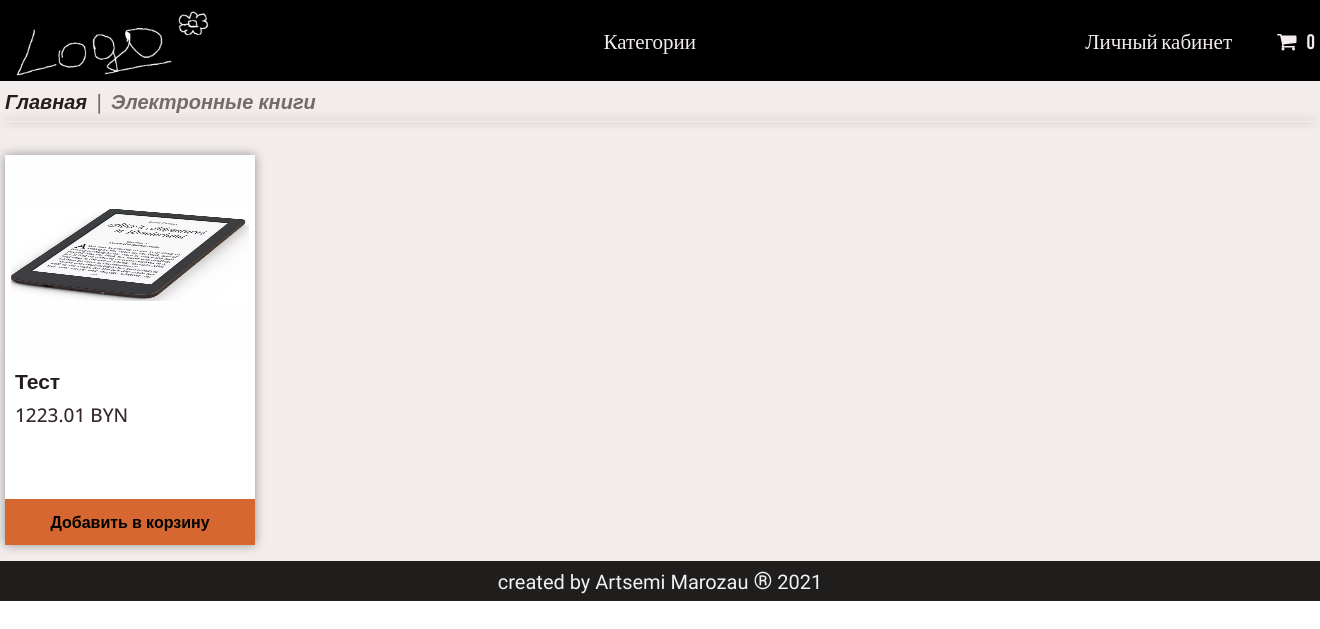
Page /ebooks/ on the committed database.
### app/models.py (models this page shows, shortened)
class Cart(models.Model):
    owner = models.ForeignKey('Customer', null=True, verbose_name='Владелец', on_delete=models.CASCADE)
    product = models.ManyToManyField(CartProduct, blank=True, related_name='related_cart')
    total_products = models.PositiveIntegerField(default=0)
    final_price = models.DecimalField(max_digits=9, default=0, decimal_places=2, verbose_name='Общая цена')
    in_order = models.BooleanField(default=False)
    for_anonymous_user = models.BooleanField(default=False)

class Category(models.Model):
    name = models.CharField(max_length=255, verbose_name='Название категории')
    image = models.ImageField(verbose_name='Изображение', null=True)
    slug = models.SlugField(unique=True)
    objects = CategoryManager()
    def get_absolute_url(self):
        return reverse('category_detail', kwargs={'slug': self.slug})

class Product(models.Model):
    class Meta:
        abstract = True
    category = models.ForeignKey(Category, verbose_name='Категория', on_delete=models.CASCADE)
    title = models.CharField(max_length=255, verbose_name='Наименование')
    slug = models.SlugField(unique=True)
    image = models.ImageField(verbose_name='Изображение')
    description = models.TextField(null=True, verbose_name='Описание')
    price = models.DecimalField(max_digits=9, decimal_places=2, verbose_name='Цена')
    def get_model_name(self):
        return self.__class__.__name__.lower()

class Ebook(Product):
    market_date = models.CharField(max_length=255, null=True, blank=True, verbose_name='Дата выхода на рынок')
    screen_size = models.CharField(max_length=255, null=True, blank=True, verbose_name='Размер экрана')
    screen_type = models.CharField(max_length=255, null=True, blank=True, verbose_name='Тип экрана')
    screen_technology = models.CharField(max_length=255, null=True, blank=True, verbose_name='Технология экрана')
    screen_resolution = models.CharField(max_length=255, null=True, blank=True, verbose_name='Разрешение экрана')
    os_version = models.CharField(max_length=255, null=True, blank=True, verbose_name='Версия операционной системы')
    ram = models.CharField(max_length=255, null=True, blank=True, verbose_name='Оперативная память')
    flash_memory = models.CharField(max_length=255, null=True, blank=True, verbose_name='Флэш-память')
    built_in_camera = models.CharField(max_length=255, null=True, blank=True, verbose_name='Встроенная камера')
    body_material = models.CharField(max_length=255, null=True, blank=True, verbose_name='Материал корпуса')
    body_color = models.CharField(max_length=255, null=True, blank=True, verbose_name='Цвет корпуса')
    width = models.CharField(max_length=255, null=True, blank=True, verbose_name='Ширина')
    length = models.CharField(max_length=255, null=True, blank=True, verbose_name='Длина')
    thickness = models.CharField(max_length=255, null=True, blank=True, verbose_name='Толщина')
    weight = models.CharField(max_length=255, null=True, blank=True, verbose_name='Вес')
    touch_screen = models.CharField(max_length=255, null=True, blank=True, verbose_name='Сенсорный экран')
    screen_backlight = models.CharField(max_length=255, null=True, blank=True, verbose_name='Подсветка экрана')
    support_txt_format = models.CharField(
        max_length=255, null=True, blank=True, verbose_name='Поддержка текстовых форматов'
    )
    support_photo_format = models.CharField(
        max_length=255, null=True, blank=True, verbose_name='Поддержка фото форматов'
    )
    support_audio_format = models.CharField(
        max_length=255, null=True, blank=True, verbose_name='Поддержка аудио форматов'
    )
    support_archive = models.CharField(max_length=255, null=True, blank=True, verbose_name='Поддержка архивов')
    support_video_format = models.CharField(
        max_length=255, null=True, blank=True, verbose_name='Поддержка видео форматов'
    )
    memory_card_support = models.CharField(max_length=255, null=True, blank=True, verbose_name='Поддержка карт памяти')
    sound_recording = models.CharField(max_length=255, null=True, blank=True, verbose_name='Запись звука')
    built_in_speaker = models.CharField(max_length=255, null=True, blank=True, verbose_name='Встроенный динамик')
    built_in_microphone = models.CharField(max_length=255, null=True, blank=True, verbose_name='Встроенный микрофон')
    bluetooth = models.CharField(max_length=255, null=True, blank=True, verbose_name='Bluetooth')
    audio_output = models.CharField(max_length=255, null=True, blank=True, verbose_name='Аудиовыход')
    wifi = models.CharField(max_length=255, null=True, blank=True, verbose_name='Wi-Fi')
    modem_3g = models.CharField(max_length=255, null=True, blank=True, verbose_name='3G-модем')
    usb = models.CharField(max_length=255, null=True, blank=True, verbose_name='USB')
    battery_type = models.CharField(max_length=255, null=True, blank=True, verbose_name='Тип аккумулятора')
    battery_capacity = models.CharField(max_length=255, null=True, blank=True, verbose_name='Емкость аккумулятора')
    battery_life = models.CharField(max_length=255, null=True, blank=True, verbose_name='Время автономной работы')
    charging_time = models.CharField(max_length=255, null=True, blank=True, verbose_name='Время зарядки')
    def get_absolute_url(self):
        return get_product_url(self, 'product_detail')

### app/views.py (the view)
# urls.py: path('<str:slug>/', CategoryDetailView.as_view(), name='category_detail'),
class CategoryDetailView(CartMixin, CategoryDetailMixin, DetailView):
    model = Category
    queryset = Category.objects.all()
    context_object_name = 'category'
    template_name = 'category_detail.html'
    slug_url_kwarg = 'slug'
    def get_context_data(self, **kwargs):
        context = super().get_context_data(**kwargs)
        context['cart'] = self.cart
        return context

### app/mixins.py (called while the page is built)
    def get_context_data(self, **kwargs):
        if isinstance(self.get_object(), Category):
            model = self.CATEGORY_SLUG_TO_PRODUCT_MODEL[self.get_object().slug]
            context = super().get_context_data(**kwargs)
            context['categories'] = Category.objects.get_categories_for_category_menu()
            context['category_products'] = model.objects.all()
            return context
        context = super().get_context_data(**kwargs)
        context['categories'] = Category.objects.get_categories_for_category_menu()
        return context

    def dispatch(self, request, *args, **kwargs):
        if request.user.is_authenticated:
            customer = Customer.objects.filter(user=request.user).first()
            if not customer:
                customer = Customer.objects.create(
                    user=request.user
                )
            cart = Cart.objects.filter(owner=customer, in_order=False).first()
            if not cart:
                cart = Cart.objects.create(owner=customer)
        else:
            cart = Cart.objects.filter(for_anonymous_user=True).first()
            if not cart:
                cart = Cart.objects.create(for_anonymous_user=True)
        self.cart = cart
        return super().dispatch(request, *args, **kwargs)

### app/models.py (called while the page is built)
def get_models_for_count(*model_names):
    return [models.Count(model_name) for model_name in model_names]

def get_product_url(obj, viewname):
    ct_model = obj.__class__._meta.model_name
    return reverse(viewname, kwargs={'ct_model': ct_model, 'slug': obj.slug})

    def get_queryset(self):
        return super().get_queryset()

    def get_categories_for_category_menu(self):
        models = get_models_for_count('notebook', 'smartphone', 'smartwatch', 'ebook')
        qs = list(self.get_queryset().annotate(*models))
        data = [
            dict(category=c, count=getattr(c, self.CATEGORY_NAME_COUNT_NAME[c.name]))
            for c in qs
        ]
        return data

### app/templates/category_detail.html
{% extends 'base.html' %}
{% block content %}
    <section class="breadcrumb">
        <div class="container breadcrumb__container">
            <ul class="breadcrumb__view">
                <li class="breadcrumb__item"><a href="/" class="breadcrumb__link">Главная</a>
                <li class="breadcrumb__item"><p class="breadcrumb__slash">|</p></li>
                <li class="breadcrumb__item breadcrumb__last-item"><p class="breadcrumb__last-item">{{ category.name}}</p></li>
                </li>
            </ul>
            <div class="breadcrumb__line"></div>
        </div>
    </section>
    <section class="products">
        <div class="container products__container">
            {% for product in category_products %}
                <div class="products__block">
                    <a href="{{ product.get_absolute_url }}">
                        <img src="{{ product.image.url }}" alt="" class="products__image pb-7">
                        <h2 class="products__title pl-10 pb-7">{{ product.title }}</h2>
                        <h4 class="products__price pl-10">{{ product.price }} BYN</h4>
                        <a href="{% url 'add_to_cart' ct_model=product.get_model_name slug=product.slug %}" class="products__add-to-cart">
                            <button name="add_to_cart" class="products__button">Добавить в корзину</button>
                        </a>
                    </a>
                </div>
            {% endfor %}
        </div>
    </section>
{% endblock %}

### app/templates/base.html (shortened to what this page needs)
<!DOCTYPE html>
<html lang="en">
<head>
    <link href="/static/css/reset_file.css" rel="stylesheet" type="text/css">
    <link href="/static/css/base.css" rel="stylesheet" type="text/css">
    <link href="/static/css/category_detail.css" rel="stylesheet" type="text/css">
    <link href="/static/css/product_detail.css" rel="stylesheet" type="text/css">
    <link href="/static/css/cart.css" rel="stylesheet" type="text/css">
    <link href="/static/css/checkout.css" rel="stylesheet" type="text/css">
    <link rel="stylesheet" href="https://cdnjs.cloudflare.com/ajax/libs/font-awesome/4.7.0/css/font-awesome.min.css">
</head>
<body>
    <section class="header">
        <div class="container">
            <ul class="header__list">
                <li class="header__item"><a href="/"><img src="/static/img/logo.png" class="logo header-logo" alt=""></a></li>
                <li class="header__item">
                    <div class="header__burger">
                        <p class="header__link">Категории</p>
                    </div>
                </li>
                <li class="header__item">
                    <ul class="header__list">
                        <li class="header__item"><a href="" class="header__link">Личный кабинет</a></li>
                        <li class="header__item"><a href="{% url 'cart' %}" class="header__link header__cart"><i class="fa fa-shopping-cart" aria-hidden="true"></i><span class="cart__count">{{ cart.product.count }}</span></a></li>
                    </ul>
                </li>
            </ul>
        </div>
    </section>
    {% block content %}{% endblock %}
    <section class="footer">
        <div class="container footer__container">
            <p class="footer__text">created by Artsemi Marozau <span class="footer__r">®</span> 2021</p>
        </div>
    </section>
</body>
</html>

### app/static/css/base.css (style rules this page uses)
.header { height: 81px; background-color: black; position: sticky; top: 0; z-index: 100; }
.logo { height: 81px; width: auto; cursor: pointer; }
.header__link { font-family: 'Bebas Neue', cursive; color: #F2ECEC; font-size: 21px; cursor: pointer; }
.header__list { display: flex; justify-content: space-between; align-items: center; }
.header__item { list-style-type: none; }
.header__cart { margin-left: 45px; }
.cart__count { padding-left: 10px; }
.footer { height: 40px; background-color: #201D1D; }
.footer__container { display: flex; align-items: center; justify-content: center; }
.footer__text { font-family: 'Teko', sans-serif; font-size: 20px; color: #F2F2F2; }
.footer__r { font-size: 24px; }

### app/static/css/category_detail.css (style rules this page uses)
.breadcrumb { background-color: #F2ECEC; }
.breadcrumb__container { padding: 7px 0 7px 0; }
.breadcrumb__view { display: flex; }
.breadcrumb__link { color: #241D1D; }
.breadcrumb__item { list-style-type: none; font-family: 'Open Sans', sans-serif; color: #241D1D; font-size: 20px; font-weight: 600; font-style: italic; }
.breadcrumb__slash:after,.breadcrumb__slash:before { content: "-"; color: transparent; }
.breadcrumb__slash, .breadcrumb__last-item { color: #736B6B; }
.breadcrumb__line { margin-top: 6px; height: 1px; width: 100%; background-color: #F2ECEC; box-shadow: 0 0 10px rgba(0,0,0,0.55); }
.products { width: 100%; height: 100%; background-color: #F2ECEC; }
.products__container { display: flex; justify-content: space-between; align-items: center; padding: 16px 0 16px 0; flex-wrap: wrap; }
.products__block { display: flex; flex-direction: column; justify-content: space-between; background-color: white; margin-top: 10px; width: 250px; height: 390px; font-family: 'Open Sans', sans-serif; box-shadow: 0 0 10px rgba(0,0,0,0.38); }
.products__image { width: 250px; height: 200px; }
.pl-10 { padding-left: 10px; }
.pb-7 { padding-bottom: 7px; }
.products__title { font-size: 21px; font-weight: 600; color: #241D1D; }
.products__price { font-size: 19px; font-weight: 500; color: #332929; }
.products__add-to-cart { display: flex; justify-content: center; align-items: center; height: 46px; width: 100%; background: #D76730; color: #241D1D; font-weight: 700; }
.products__button { font: inherit; background-color: transparent; }

### rows in the picture
Cart: product.count "0"
Category: name "Электронные книги"
Ebook: image (picture), title "Тест", price "1223.01"
